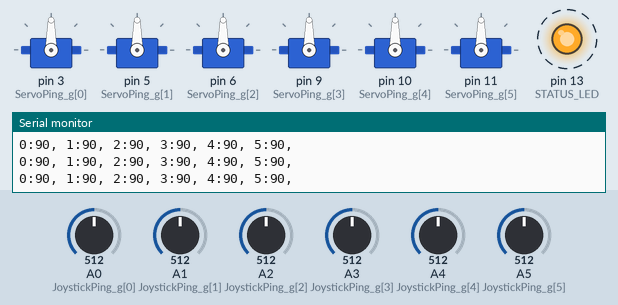
This sketch was run on a simulated Arduino Uno, built with avr-gcc and run on an emulated ATmega328P. On the bench: 6 × servo, output pins drawn as LEDs (lit = HIGH), the last lines printed to the serial monitor. Dashed ring = blinking. The inputs (shaded band) are chosen by the test bench; at power-on: A0 (JoystickPing_g[0]) = 512, A1 (JoystickPing_g[1]) = 512, A2 (JoystickPing_g[2]) = 512, A3 (JoystickPing_g[3]) = 512, A4 (JoystickPing_g[4]) = 512, A5 (JoystickPing_g[5]) = 512.

Above: at 1.26 s.
1.3 s: A0 (JoystickPing_g[0]) set to 636
4.3 s: A0 (JoystickPing_g[0]) set to 661
At 4.86 s:
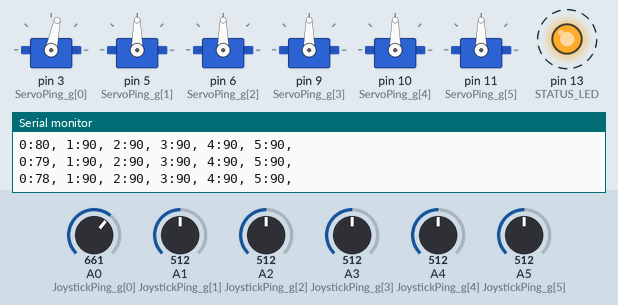
At 5.86 s:
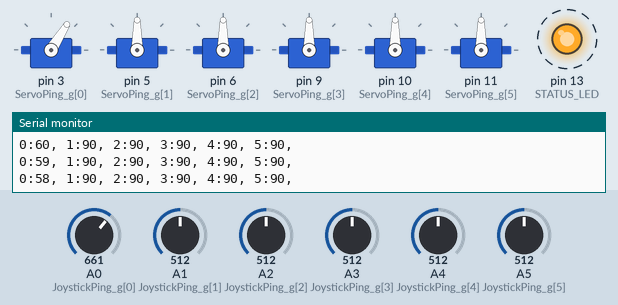
7.3 s: A1 (JoystickPing_g[1]) set to 636
10.3 s: A1 (JoystickPing_g[1]) set to 664
At 10.46 s:
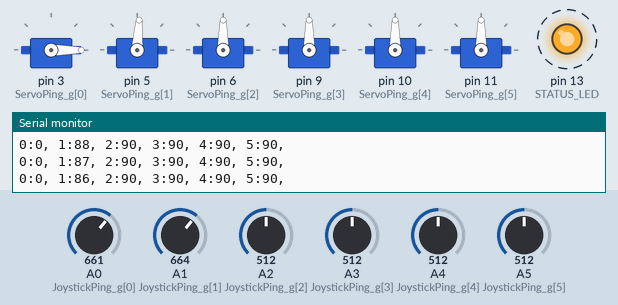
13.3 s: A2 (JoystickPing_g[2]) set to 633
16.3 s: A2 (JoystickPing_g[2]) set to 657
At 16.47 s:
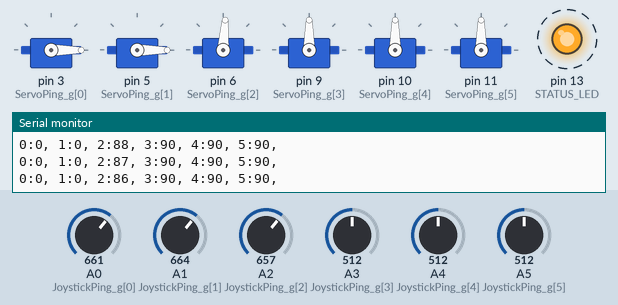
Timing chart, 0 to 20.3 s (numbered marks = the images above; inputs shaded):
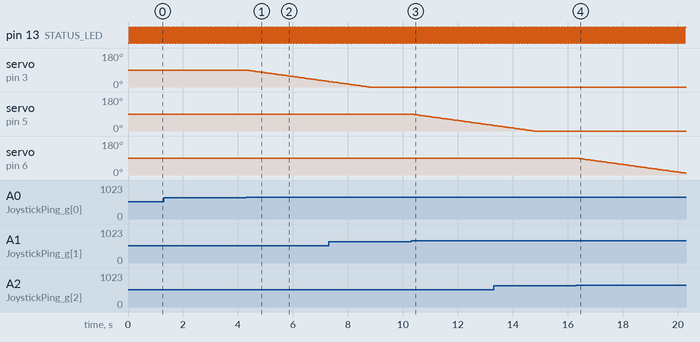

Measured:
- the behaviour switches between 649 and 650 on A0 (JoystickPing_g[0]) (found by bisection; images 0 and 1)
- the behaviour switches between 649 and 650 on A1 (JoystickPing_g[1]) (found by bisection; images 2 and 3)
- the behaviour switches between 649 and 650 on A2 (JoystickPing_g[2]) (found by bisection; images 3 and 4)
- after the input at 4.3 s, servo on pin 3 (ServoPing_g[0]): moves from 90° to 30° over 3.0 s, starting at once
- after the input at 10.3 s, servo on pin 5 (ServoPing_g[1]): moves from 90° to 30° over 3.0 s, starting at once
- after the input at 16.3 s, servo on pin 6 (ServoPing_g[2]): moves from 90° to 10° over 4.0 s, starting at once
- by itself, pin 13 (STATUS_LED): alternates HIGH for 0.05 s and LOW for 0.05 s

The sketch:

ShD_Robot_Arm_ARD.ino
```cpp
#include <Servo.h>

#define STATUS_LED LED_BUILTIN

#define JOINT_COUNT 6

#define JOINT_MAX_DEG 180
#define JOINT_MIN_DEG 0
#define JOINT_INIT_POS 90

#define DELTA_STEP 2

// constants won't change:
#define TASK_RATE 50

#define JOYSTICK_MAX 0
#define JOYSTICK_MIN 1023

int JoystickPing_g[JOINT_COUNT] = {A0, A1, A2, A3, A4, A5};
int ServoPing_g[JOINT_COUNT] = {3, 5, 6, 9, 10, 11};


int JoystickPosition_g[JOINT_COUNT] = { 0, 0, 0, 0, 0, 0 };
int ServoPosition_g[JOINT_COUNT] = { JOINT_INIT_POS, JOINT_INIT_POS, JOINT_INIT_POS, JOINT_INIT_POS, JOINT_INIT_POS, JOINT_INIT_POS };
int ServoPositionDeadMax_g[JOINT_COUNT] = { 480, 480, 480, 480, 480, 480 };
int ServoPositionDeadMin_g[JOINT_COUNT] = { 650, 650, 650, 650, 650, 650 };

// Variables will change:
int LedState_g = LOW;

Servo ServoJoint_g[JOINT_COUNT];

// Generally, you should use "unsigned long" for variables that hold time
// The value will quickly become too large for an int to store

void setup() {
  // set the digital pin as output:
  pinMode(STATUS_LED, OUTPUT);

  Serial.begin(115200);

  for(int index = 0; index < JOINT_COUNT; index++)
  {
    ServoJoint_g[index].attach(ServoPing_g[index]);
    ServoJoint_g[index].write (JOINT_INIT_POS);
  }
}

unsigned long PreviousMillisL = 0;
unsigned long CurrentMillisL = 0;

void loop() {
  // here is where you'd put code that needs to be running all the time.

  // check to see if it's time to blink the LED; that is, if the difference
  // between the current time and last time you blinked the LED is bigger than
  // the interval at which you want to blink the LED.

  CurrentMillisL = millis();

  if (CurrentMillisL - PreviousMillisL >= TASK_RATE)
  {
    // save the last time you blinked the LED
    PreviousMillisL = CurrentMillisL;

    task();
  }
}

void task()
{
  status_led();

  for(int index = 0; index < JOINT_COUNT; index++)
  {
    JoystickPosition_g[index] = analogRead(JoystickPing_g[index]);

    if(JoystickPosition_g[index] > ServoPositionDeadMax_g[index] &&
       JoystickPosition_g[index] < ServoPositionDeadMin_g[index])
    {
      JoystickPosition_g[index] = 511;
    }
  }

  for(int index = 0; index < JOINT_COUNT; index++)
  {
    JoystickPosition_g[index] = (int)map(JoystickPosition_g[index], JOYSTICK_MIN, JOYSTICK_MAX, -DELTA_STEP, DELTA_STEP);
  }

  for(int index = 0; index < JOINT_COUNT; index++)
  {
    ServoPosition_g[index] += JoystickPosition_g[index];

    if(ServoPosition_g[index] > JOINT_MAX_DEG)
    {
      ServoPosition_g[index] = JOINT_MAX_DEG;
    }
    if(ServoPosition_g[index] < JOINT_MIN_DEG)
    {
      ServoPosition_g[index] = JOINT_MIN_DEG;
    }

    ServoJoint_g[index].write(ServoPosition_g[index]);
  }


  for(int index = 0; index < JOINT_COUNT; index++)
  {
    Serial.print(index, DEC);
    Serial.print(":");
    Serial.print(ServoPosition_g[index], DEC);
    Serial.print(", ");
  }

  Serial.println();

  return;
}

void status_led()
{
  // if the LED is off turn it on and vice-versa:
  if (LedState_g == LOW) {
    LedState_g = HIGH;
  } else {
    LedState_g = LOW;
  }

  // set the LED with the LedState_g of the variable:
  digitalWrite(STATUS_LED, LedState_g);
}
```
